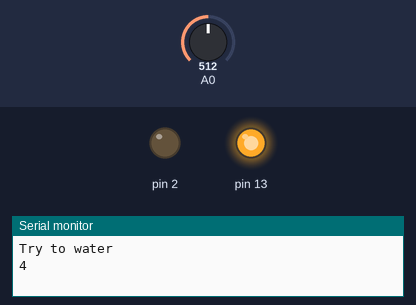
A sketch run on a simulated Arduino Uno, built with avr-gcc and run on an emulated ATmega328P. On the bench: output pins drawn as LEDs (lit = HIGH), the last lines printed to the serial monitor. The inputs (shaded band) are chosen by the test bench; at power-on: A0 = 512.

Above: at 9.8 s.
9.9 s: A0 set to 340
At 13.8 s:
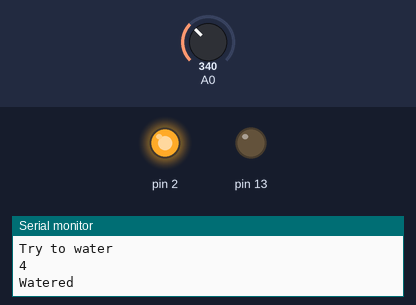
23.9 s: A0 set to 368
At 37.5 s:
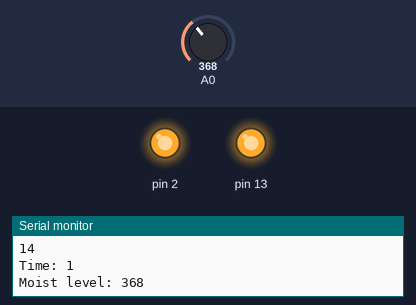
37.9 s: A0 set to 306
At 47.1 s:
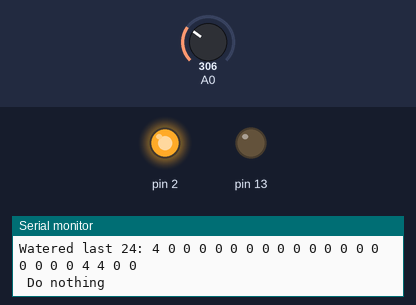
Timing chart, 0 to 52.9 s (numbered marks = the images above; inputs shaded):
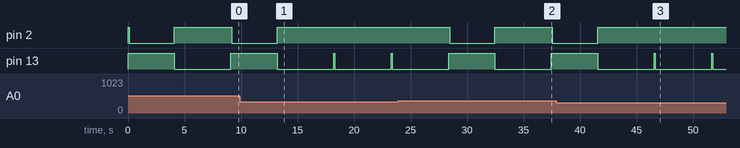

The sketch:

watering.ino
```cpp
#include "Plant.h"

//int MAX = 513; // Very dry
//int MIN = 215; // Very moist

Plant plant1(A0, 2, 0, 20); // Tomato
//Plant plant2(A1, 4, 0); // Tomato
//Plant plant3(A2, 7, 0); // Tomato
//Plant plant4(A3, 8, 0); // Tomato


void setup() {
  // put your setup code here, to run once:
  Serial.begin(9600);
  pinMode(13, OUTPUT);
  digitalWrite(13, LOW);

}

void loop() {


  // put your main code here, to run repeatedly:
while(true){
  digitalWrite(13, HIGH);
  plant1.check_and_water();
  //plant2.check_and_water();
  //plant3.check_and_water();
  //plant4.check_and_water();
  digitalWrite(13, LOW);
  delay(5000);

  }
}
```

Plant.cpp
```cpp
// Plant.cpp
#include "Plant.h"

int MAX = 513; // Very dry
int DRY = 400;
int MEDIUM = 360; // Would be reasonable to water
int MOIST = 310;
int MIN = 215; // Very moist

int TOMATO_WATERING_LEVEL = 350; //370
int CHILLI_WATERING_LEVEL = 480;

Plant::Plant(const uint8_t& sensor_pin, int motor_pin, int plant_type, int start_time) {
  this -> sensor_pin = sensor_pin;
  this -> motor_pin = motor_pin;
  this -> plant_type = plant_type;
  this -> current_hour = start_time;
  this -> moist_level = 0;
  for ( int i = 0; i < 23; i++ ){
    this -> amount_last_24h[i] = 0;
  }
  if(this -> plant_type == 0){
    this -> water_at = TOMATO_WATERING_LEVEL;
  }else if(this -> plant_type == 1){
    this -> water_at = CHILLI_WATERING_LEVEL;
  }
  pinMode(motor_pin, OUTPUT);
  digitalWrite(motor_pin, HIGH);
  pinMode(sensor_pin, INPUT);
}

void Plant::check_and_water() {
  this -> moist_level = analogRead(sensor_pin);

  print_status();

  if(this -> moist_level > this -> water_at){
    Serial.println("Try to water");
    run_motor_for_seconds(4);


  }else{
    Serial.println(" Do nothing \n");
  }

  add_time();
}

void Plant::run_motor_for_seconds(int secs) {
  int total_watered = 0;
  for ( int i = 0; i < 23; i++ )
    total_watered += this -> amount_last_24h[i];
    Serial.println(total_watered);
  if(total_watered < 56){
    digitalWrite(this -> motor_pin, LOW);
    delay(secs*1000);
    digitalWrite(this -> motor_pin, HIGH);
    Serial.println("Watered");
    this -> amount_last_24h[current_hour-1] = secs;
  }else{
    this -> amount_last_24h[current_hour-1] = 0;
  }

}

void Plant::add_time(){
  if(this -> current_hour == 24){
    this -> current_hour = 1;
  }
  else{
    this -> current_hour++;
  }
}

void Plant::print_status(){
  Serial.println();
  Serial.print("--------------------");
  Serial.println();
  Serial.print(this -> sensor_pin);
  Serial.println();

  Serial.print("Time: ");
  Serial.print(this -> current_hour);
  Serial.println();

  Serial.print("Moist level: ");
  Serial.print(this -> moist_level);
  Serial.println();

  Serial.print("Water at: ");
  Serial.print(this -> water_at);
  Serial.println();

  Serial.print("Watered last 24: ");
  for ( int i = 0; i < 23; i++ ){
    Serial.print(this -> amount_last_24h[i]);
    Serial.print(" ");
  }
  Serial.println();
}
```

Plant.h
```cpp
// Plant.h
#ifndef Plant_h
#define Plant_h

#include <Arduino.h>

class Plant {
  private:
    int sensor_pin;
    int motor_pin;
    int plant_type; //0 = tomato, 1 = chilly
    int current_hour; // A dumb clock that represent the hour
    int water_at;
    int moist_level;
    int amount_last_24h[24];
    void print_status();
  public:
    Plant(const uint8_t& sensor_pin, int motor_pin, int plant_type, int start_time);
    void check_and_water();
    void run_motor_for_seconds(int secs);
    void add_time();
};

#endif
```

Measured:
- the behaviour switches between 350 and 351 on A0 (found by bisection; images 1 and 2)
- after the input at 9.9 s, pin 2: goes on until 13.2 s, then stays HIGH
- after the input at 23.9 s, pin 2: HIGH → LOW after 4.6 s, → HIGH 4.0 s later, → LOW 5.1 s later
- after the input at 37.9 s, pin 2: goes on until 41.5 s, then stays HIGH
- by itself, pin 13: alternates HIGH for 0.09 s and LOW for 5.0 s
